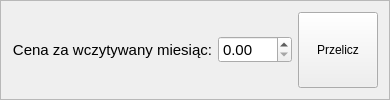
         <widget class="QFrame" name="frame_6">
          <property name="sizePolicy">
           <sizepolicy hsizetype="Minimum" vsizetype="Maximum">
            <horstretch>0</horstretch>
            <verstretch>0</verstretch>
           </sizepolicy>
          </property>
          <property name="frameShape">
           <enum>QFrame::StyledPanel</enum>
          </property>
          <property name="frameShadow">
           <enum>QFrame::Raised</enum>
          </property>
          <layout class="QHBoxLayout" name="horizontalLayout">
           <item>
            <widget class="QLabel" name="label_15">
             <property name="font">
              <font>
               <pointsize>11</pointsize>
              </font>
             </property>
             <property name="layoutDirection">
              <enum>Qt::LeftToRight</enum>
             </property>
             <property name="text">
              <string>Cena za wczytywany miesiąc:</string>
             </property>
             <property name="alignment">
              <set>Qt::AlignRight|Qt::AlignTrailing|Qt::AlignVCenter</set>
             </property>
            </widget>
           </item>
           <item>
            <widget class="QDoubleSpinBox" name="doubleSpinBox_12">
             <property name="sizePolicy">
              <sizepolicy hsizetype="Maximum" vsizetype="Fixed">
               <horstretch>0</horstretch>
               <verstretch>0</verstretch>
              </sizepolicy>
             </property>
             <property name="font">
              <font>
               <pointsize>11</pointsize>
              </font>
             </property>
             <property name="decimals">
              <number>2</number>
             </property>
             <property name="minimum">
              <double>0.000000000000000</double>
             </property>
             <property name="maximum">
              <double>999.990000000000009</double>
             </property>
            </widget>
           </item>
           <item>
            <widget class="QPushButton" name="pushButton_2">
             <property name="sizePolicy">
              <sizepolicy hsizetype="Maximum" vsizetype="Minimum">
               <horstretch>0</horstretch>
               <verstretch>0</verstretch>
              </sizepolicy>
             </property>
             <property name="font">
              <font>
               <pointsize>9</pointsize>
              </font>
             </property>
             <property name="text">
              <string>Przelicz</string>
             </property>
            </widget>
           </item>
          </layout>
         </widget>
